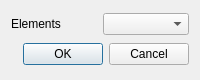
<ui version="4.0" >
 <class>PickOneElementDialog</class>
 <widget class="QDialog" name="PickOneElementDialog" >
  <property name="geometry" >
   <rect>
    <x>0</x>
    <y>0</y>
    <width>200</width>
    <height>80</height>
   </rect>
  </property>
  <property name="minimumSize" >
   <size>
    <width>200</width>
    <height>80</height>
   </size>
  </property>
  <property name="maximumSize" >
   <size>
    <width>200</width>
    <height>80</height>
   </size>
  </property>
  <property name="windowTitle" >
   <string>Choose parameter</string>
  </property>
  <layout class="QVBoxLayout" >
   <item>
    <layout class="QHBoxLayout" >
     <item>
      <widget class="QLabel" name="comboLabel" >
       <property name="text" >
        <string>Elements</string>
       </property>
      </widget>
     </item>
     <item>
      <widget class="QComboBox" name="comboBox" />
     </item>
    </layout>
   </item>
   <item>
    <widget class="QDialogButtonBox" name="buttonBox" >
     <property name="orientation" >
      <enum>Qt::Horizontal</enum>
     </property>
     <property name="standardButtons" >
      <set>QDialogButtonBox::Cancel|QDialogButtonBox::NoButton|QDialogButtonBox::Ok</set>
     </property>
    </widget>
   </item>
  </layout>
 </widget>
 <resources/>
 <connections>
  <connection>
   <sender>buttonBox</sender>
   <signal>accepted()</signal>
   <receiver>PickOneElementDialog</receiver>
   <slot>accept()</slot>
   <hints>
    <hint type="sourcelabel" >
     <x>248</x>
     <y>254</y>
    </hint>
    <hint type="destinationlabel" >
     <x>157</x>
     <y>274</y>
    </hint>
   </hints>
  </connection>
  <connection>
   <sender>buttonBox</sender>
   <signal>rejected()</signal>
   <receiver>PickOneElementDialog</receiver>
   <slot>reject()</slot>
   <hints>
    <hint type="sourcelabel" >
     <x>316</x>
     <y>260</y>
    </hint>
    <hint type="destinationlabel" >
     <x>286</x>
     <y>274</y>
    </hint>
   </hints>
  </connection>
 </connections>
</ui>
